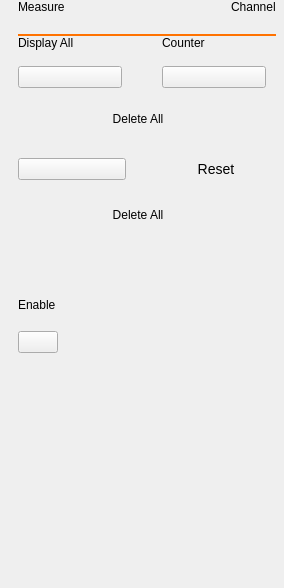
<?xml version="1.0" encoding="UTF-8"?>
<ui version="4.0">
 <class>MeasureSettings</class>
 <widget class="QWidget" name="MeasureSettings">
  <property name="geometry">
   <rect>
    <x>0</x>
    <y>0</y>
    <width>284</width>
    <height>588</height>
   </rect>
  </property>
  <property name="windowTitle">
   <string>Form</string>
  </property>
  <layout class="QVBoxLayout" name="verticalLayout_2">
   <property name="spacing">
    <number>0</number>
   </property>
   <property name="leftMargin">
    <number>18</number>
   </property>
   <property name="topMargin">
    <number>0</number>
   </property>
   <property name="rightMargin">
    <number>8</number>
   </property>
   <property name="bottomMargin">
    <number>0</number>
   </property>
   <item>
    <layout class="QVBoxLayout" name="vLayout">
     <property name="spacing">
      <number>0</number>
     </property>
     <property name="topMargin">
      <number>0</number>
     </property>
     <property name="bottomMargin">
      <number>0</number>
     </property>
     <item>
      <layout class="QHBoxLayout" name="hLayoutTitleBar">
       <property name="spacing">
        <number>0</number>
       </property>
       <item>
        <widget class="QLabel" name="lbl">
         <property name="text">
          <string>Measure</string>
         </property>
         <property name="menu_heder_lbl" stdset="0">
          <bool>true</bool>
         </property>
        </widget>
       </item>
       <item>
        <spacer name="hSpacer">
         <property name="orientation">
          <enum>Qt::Horizontal</enum>
         </property>
         <property name="sizeHint" stdset="0">
          <size>
           <width>40</width>
           <height>0</height>
          </size>
         </property>
        </spacer>
       </item>
       <item>
        <widget class="QLabel" name="lblChanName">
         <property name="text">
          <string>Channel</string>
         </property>
         <property name="menu_header_lbl" stdset="0">
          <bool>true</bool>
         </property>
        </widget>
       </item>
      </layout>
     </item>
     <item>
      <spacer name="vSpacer_2">
       <property name="orientation">
        <enum>Qt::Vertical</enum>
       </property>
       <property name="sizeType">
        <enum>QSizePolicy::Fixed</enum>
       </property>
       <property name="sizeHint" stdset="0">
        <size>
         <width>0</width>
         <height>20</height>
        </size>
       </property>
      </spacer>
     </item>
     <item>
      <widget class="Line" name="line">
       <property name="sizePolicy">
        <sizepolicy hsizetype="Minimum" vsizetype="Fixed">
         <horstretch>0</horstretch>
         <verstretch>0</verstretch>
        </sizepolicy>
       </property>
       <property name="minimumSize">
        <size>
         <width>0</width>
         <height>2</height>
        </size>
       </property>
       <property name="maximumSize">
        <size>
         <width>16777215</width>
         <height>2</height>
        </size>
       </property>
       <property name="styleSheet">
        <string notr="true">border: 2px solid rgb(255, 114, 0);</string>
       </property>
       <property name="orientation">
        <enum>Qt::Horizontal</enum>
       </property>
      </widget>
     </item>
     <item>
      <widget class="QScrollArea" name="scrollArea">
       <property name="frameShape">
        <enum>QFrame::NoFrame</enum>
       </property>
       <property name="horizontalScrollBarPolicy">
        <enum>Qt::ScrollBarAlwaysOff</enum>
       </property>
       <property name="widgetResizable">
        <bool>true</bool>
       </property>
       <widget class="QWidget" name="scrollAreaWidgetContents">
        <property name="geometry">
         <rect>
          <x>0</x>
          <y>0</y>
          <width>256</width>
          <height>545</height>
         </rect>
        </property>
        <layout class="QVBoxLayout" name="verticalLayout_3">
         <property name="spacing">
          <number>0</number>
         </property>
         <property name="leftMargin">
          <number>0</number>
         </property>
         <property name="topMargin">
          <number>0</number>
         </property>
         <property name="rightMargin">
          <number>10</number>
         </property>
         <property name="bottomMargin">
          <number>0</number>
         </property>
         <item>
          <widget class="scopy::gui::SubsectionSeparator" name="widgetMeasurementsSubsSep" native="true"/>
         </item>
         <item>
          <layout class="QGridLayout" name="gLayoutMeasurements">
           <property name="topMargin">
            <number>0</number>
           </property>
           <property name="bottomMargin">
            <number>20</number>
           </property>
           <property name="horizontalSpacing">
            <number>40</number>
           </property>
           <property name="verticalSpacing">
            <number>16</number>
           </property>
           <item row="1" column="0">
            <widget class="scopy::gui::CustomSwitch" name="btnMeasDisplayAll">
             <property name="checkable">
              <bool>true</bool>
             </property>
             <property name="checked">
              <bool>false</bool>
             </property>
            </widget>
           </item>
           <item row="1" column="1">
            <widget class="scopy::gui::CustomSwitch" name="btnCounter">
             <property name="checkable">
              <bool>true</bool>
             </property>
            </widget>
           </item>
           <item row="0" column="1">
            <widget class="QLabel" name="lbl_3">
             <property name="text">
              <string>Counter</string>
             </property>
            </widget>
           </item>
           <item row="2" column="0" colspan="2">
            <widget class="QPushButton" name="btnMeasDeleteAll">
             <property name="styleSheet">
              <string notr="true">QPushButton {
  min-height: 30px;
  max-height: 30px;
  min-width: 240px;
  max-width: 240px;

  border: 0px;
}</string>
             </property>
             <property name="text">
              <string>Delete All</string>
             </property>
             <property name="checkable">
              <bool>true</bool>
             </property>
             <property name="blue_button" stdset="0">
              <bool>true</bool>
             </property>
            </widget>
           </item>
           <item row="0" column="0">
            <widget class="QLabel" name="lbl_2">
             <property name="text">
              <string>Display All</string>
             </property>
            </widget>
           </item>
          </layout>
         </item>
         <item>
          <widget class="scopy::gui::SubsectionSeparator" name="widgetStatisticsSubsSep" native="true"/>
         </item>
         <item>
          <layout class="QGridLayout" name="gLayoutStatistics">
           <property name="topMargin">
            <number>0</number>
           </property>
           <property name="bottomMargin">
            <number>20</number>
           </property>
           <property name="horizontalSpacing">
            <number>40</number>
           </property>
           <property name="verticalSpacing">
            <number>16</number>
           </property>
           <item row="0" column="0">
            <widget class="scopy::gui::CustomSwitch" name="btnStatisticsEn">
             <property name="checkable">
              <bool>true</bool>
             </property>
            </widget>
           </item>
           <item row="0" column="1">
            <widget class="QPushButton" name="btnStatisticsReset">
             <property name="styleSheet">
              <string notr="true">QPushButton {
  min-height: 30px;
  max-height: 30px;
  min-width: 100px;
  max-width: 100px;

  border: 0px;

  font-size: 14px;
}</string>
             </property>
             <property name="text">
              <string>Reset</string>
             </property>
             <property name="checkable">
              <bool>false</bool>
             </property>
             <property name="blue_button" stdset="0">
              <bool>true</bool>
             </property>
            </widget>
           </item>
           <item row="1" column="0" colspan="2">
            <widget class="QPushButton" name="btnstatsDeleteAll">
             <property name="styleSheet">
              <string notr="true">QPushButton {
  min-height: 30px;
  max-height: 30px;
  min-width: 240px;
  max-width: 240px;

  border: 0px;
}</string>
             </property>
             <property name="text">
              <string>Delete All</string>
             </property>
             <property name="checkable">
              <bool>true</bool>
             </property>
             <property name="blue_button" stdset="0">
              <bool>true</bool>
             </property>
            </widget>
           </item>
          </layout>
         </item>
         <item>
          <widget class="scopy::gui::SubsectionSeparator" name="widgetCustomSelectionSubsSep" native="true"/>
         </item>
         <item>
          <layout class="QHBoxLayout" name="hLayoutHMeasurements">
           <property name="spacing">
            <number>0</number>
           </property>
           <property name="topMargin">
            <number>0</number>
           </property>
          </layout>
         </item>
         <item>
          <spacer name="vSpacer_5">
           <property name="orientation">
            <enum>Qt::Vertical</enum>
           </property>
           <property name="sizeType">
            <enum>QSizePolicy::Fixed</enum>
           </property>
           <property name="sizeHint" stdset="0">
            <size>
             <width>0</width>
             <height>20</height>
            </size>
           </property>
          </spacer>
         </item>
         <item>
          <layout class="QHBoxLayout" name="hLayoutVMeasurements">
           <property name="spacing">
            <number>0</number>
           </property>
           <property name="bottomMargin">
            <number>0</number>
           </property>
          </layout>
         </item>
         <item>
          <spacer name="vSpacer_8">
           <property name="orientation">
            <enum>Qt::Vertical</enum>
           </property>
           <property name="sizeType">
            <enum>QSizePolicy::Fixed</enum>
           </property>
           <property name="sizeHint" stdset="0">
            <size>
             <width>0</width>
             <height>25</height>
            </size>
           </property>
          </spacer>
         </item>
         <item>
          <widget class="scopy::gui::SubsectionSeparator" name="widgetGatingSettingsSubsSep" native="true"/>
         </item>
         <item>
          <layout class="QGridLayout" name="gridLayout_3">
           <property name="verticalSpacing">
            <number>16</number>
           </property>
           <item row="1" column="0">
            <widget class="scopy::gui::CustomSwitch" name="btnGatingEnable">
             <property name="text">
              <string/>
             </property>
            </widget>
           </item>
           <item row="0" column="0">
            <widget class="QLabel" name="lbl_5">
             <property name="text">
              <string>Enable</string>
             </property>
            </widget>
           </item>
           <item row="0" column="1">
            <spacer name="hSpacer_2">
             <property name="orientation">
              <enum>Qt::Horizontal</enum>
             </property>
             <property name="sizeHint" stdset="0">
              <size>
               <width>40</width>
               <height>20</height>
              </size>
             </property>
            </spacer>
           </item>
          </layout>
         </item>
         <item>
          <spacer name="vSpacer">
           <property name="orientation">
            <enum>Qt::Vertical</enum>
           </property>
           <property name="sizeHint" stdset="0">
            <size>
             <width>0</width>
             <height>197</height>
            </size>
           </property>
          </spacer>
         </item>
        </layout>
       </widget>
      </widget>
     </item>
    </layout>
   </item>
  </layout>
 </widget>
 <customwidgets>
  <customwidget>
   <class>scopy::gui::CustomSwitch</class>
   <extends>QPushButton</extends>
   <header location="global">scopy/gui/custom_switch.hpp</header>
  </customwidget>
  <customwidget>
   <class>scopy::gui::SubsectionSeparator</class>
   <extends>QWidget</extends>
   <header location="global">scopy/gui/subsection_separator.hpp</header>
   <container>1</container>
  </customwidget>
 </customwidgets>
 <resources/>
 <connections/>
</ui>
